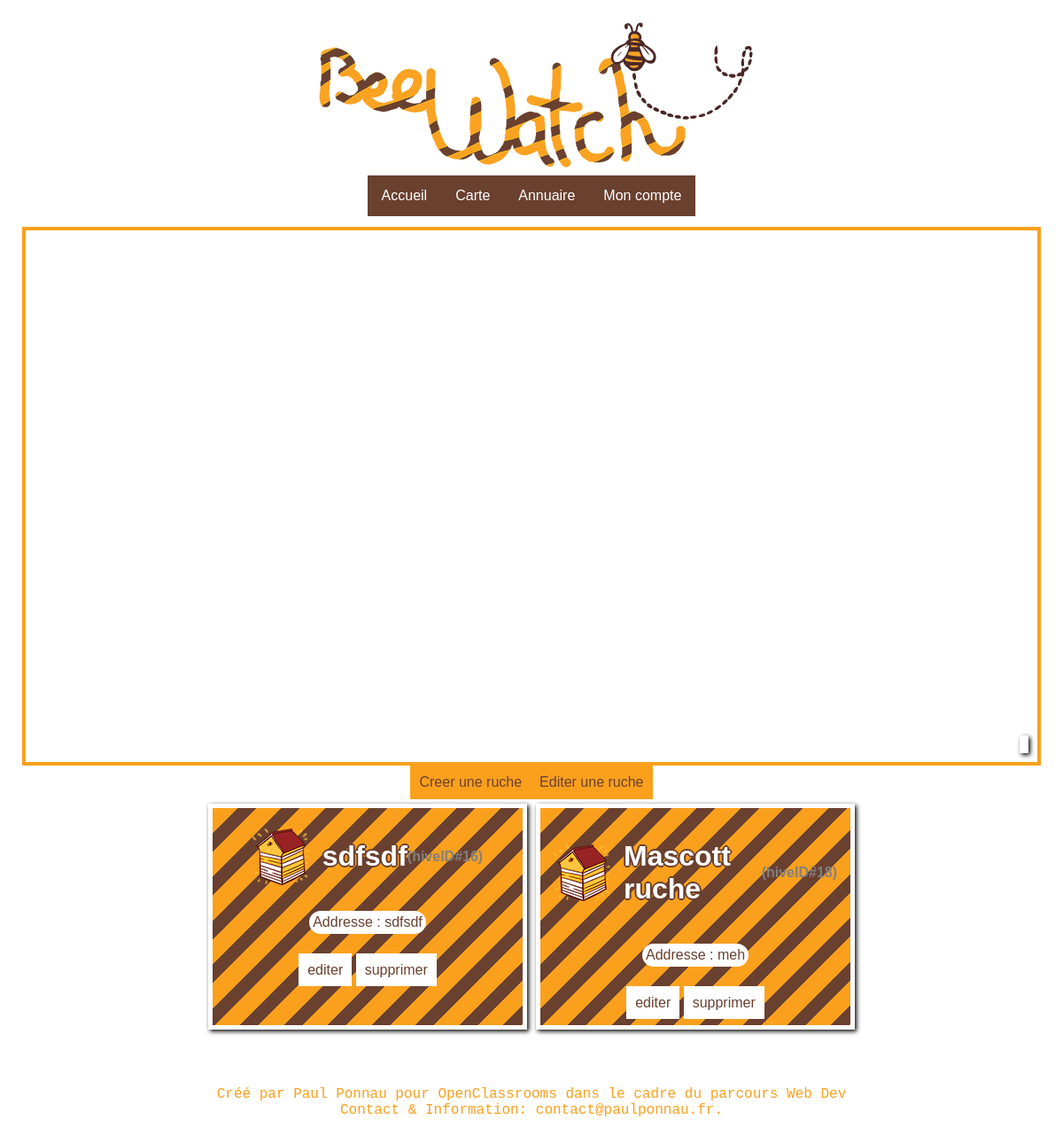
Before: /index.php?action=hiveMap_Account_HiveEditor (signed in) with the older database file.
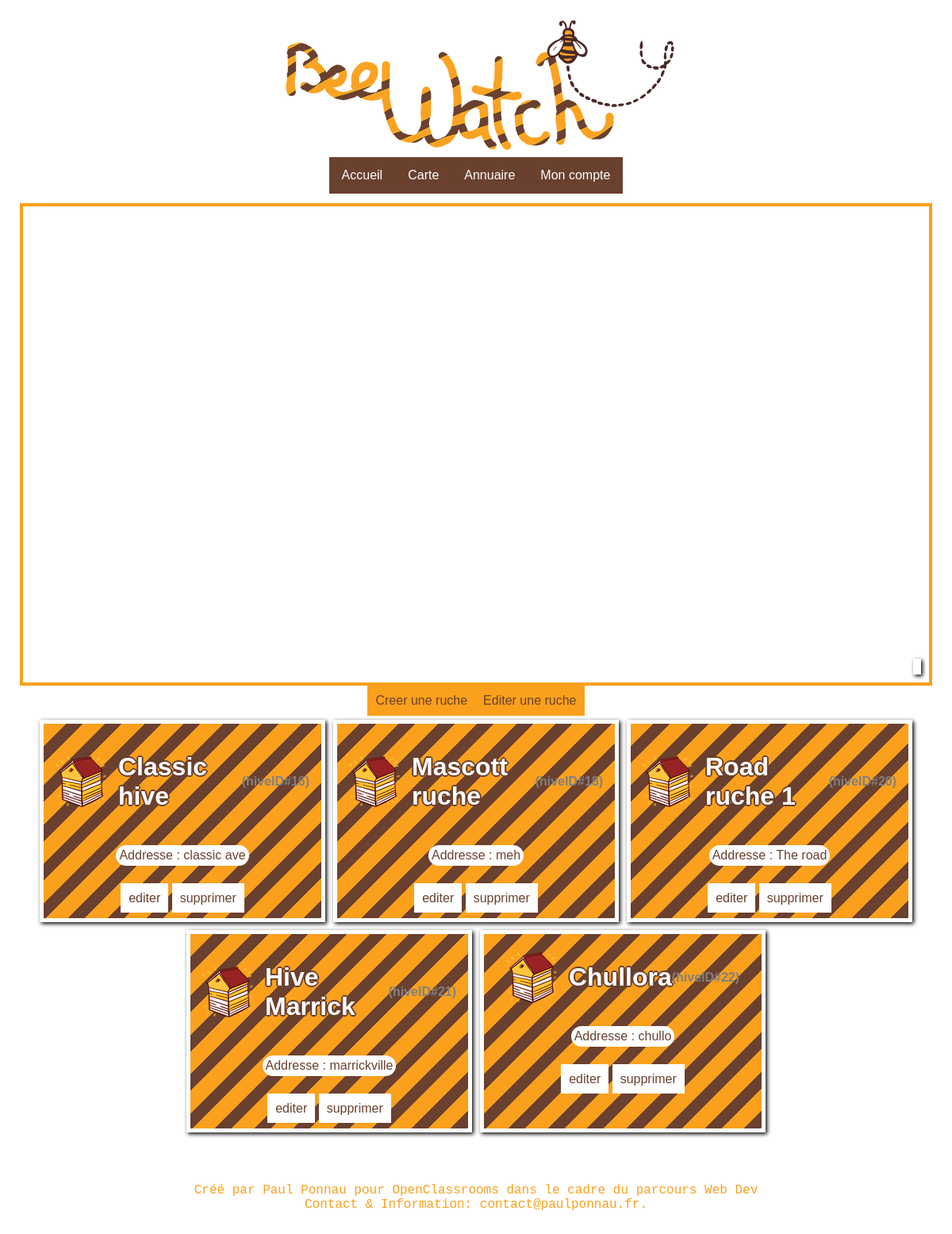
After: the same page with the newer database file.
### tables this page shows
CREATE TABLE IF NOT EXISTS `hive_markers` (
  `id` int(11) NOT NULL AUTO_INCREMENT,
  `account_id` int(11) NOT NULL,
  `name` varchar(60) NOT NULL,
  `address` varchar(80) NOT NULL,
  `lat` float(10,6) NOT NULL,
  `lng` float(10,6) NOT NULL,
  `private` tinyint(1) NOT NULL DEFAULT '0',
  PRIMARY KEY (`id`)
);

### controller/hive_management/hiveEditorController.php (called while the page is built, shortened)
<?php
$hiveManager = new HiveManager();
if (!empty($_GET['editHive'])) {
    if ((!empty($_GET['editHive'])) && (!empty($_POST['hivename'])) && (!empty($_POST['hiveaddress'])) && (!empty($_POST['hivelat'])) && (!empty($_POST['hivelng']))) {
        $hive = $hiveManager->updateHiveMarker($_GET['editHive'], $_POST['hivename'], $_POST['hiveaddress'], $_POST['hivelat'], $_POST['hivelng']);
        $context = 'hiveEdited';
    } else {
        $hive = $hiveManager->retrieveHiveMarker($_GET['editHive']);
        $context = 'hiveEditor';
    }
} elseif (!empty($_GET['deleteHive'])) {
    $hive = $hiveManager->deleteHiveMarker($_GET['deleteHive']);
    $context = 'hiveDeleted';
} else {
    $context = NULL;
    $hives = $hiveManager->retrieveAccountHiveMarkers($_SESSION['id']);
}
require('view/backend/user/hive_management/hiveEditorView.php');

### model/HiveManager.php (called while the page is built, shortened)
<?php
class HiveManager extends Manager
{
    public function retrieveAccountHiveMarkers($account_Id)
    {
        $db = $this->dbConnect();
        $req = $db->prepare('SELECT * FROM hive_markers WHERE account_id = ?');
        $req->execute(array($account_Id));
        return $req;
    }
}

### view/backend/user/hive_management/hiveEditorView.php (the view, shortened to what this page needs)
<section id="map_section">
    <div id="account_map"></div>
    <div id="map_overlay"></div>
</section>
<div id="map_hive_controls">
        <a href="index.php?action=hiveMap_Account_HiveCreator">Creer une ruche</a>
        <a href="index.php?action=hiveMap_Account_HiveEditor">Editer une ruche</a>
</div>
<div id="hiveCards_container">
<?php
if ($context == NULL){
    while ($data = $hives->fetch()) {?>
        <div class="hiveCard">
            <div class="hiveCard_titleDiv">
                <img class="hiveCard_titleDiv_logo" src="css/media/hive_marker_own.png" alt="Bee hive img">
                <h2 class="hiveCard_titleDiv_title"><?= $data['name'] ?></h2>
                <h3 class="hiveCard_titleDiv_id">(hiveID#<?= $data['id']?>)</h3>
            </div>
            <div class="hiveCard_contentDiv">
                <p class="hiveCard_contentDiv_address">Addresse : <?= $data['address']?></p>
                <p class="hiveCard_contentDiv_links"><a href="index.php?action=hiveMap_Account_HiveEditor&editHive=<?= $data['id']?>">editer</a> <a href="index.php?action=hiveMap_Account_HiveEditor&deleteHive=<?= $data['id']?>">supprimer</a></p>
            </div>
        </div>
<?php
    }
} elseif ($context == 'hiveEdited') {?>
    <p>Ruche mise à jour.</p>
<?php
} elseif ($context == 'hiveDeleted') {?>
    <p>Ruche supprimée.</p>
<?php
}
$content = ob_get_clean(); ?>
<?php require('view/backend/template.php'); ?>

Changed rows visible on the page:
changed hive_markers id 16: name "sdfsdf" → "Classic hive"; address "sdfsdf" → "classic ave"
added hive_markers: name "Road ruche 1", id "20", address "The road"
added hive_markers: name "Hive Marrick", id "21", address "marrickville"
added hive_markers: name "Chullora", id "22", address "chullo"
